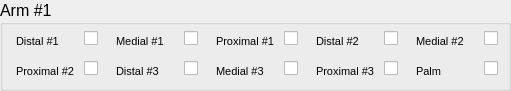
         <widget class="QGroupBox" name="arm1LoggingSettingsGroupBox">
          <property name="geometry">
           <rect>
            <x>28</x>
            <y>75</y>
            <width>511</width>
            <height>91</height>
           </rect>
          </property>
          <property name="font">
           <font>
            <pointsize>12</pointsize>
            <weight>50</weight>
            <bold>false</bold>
           </font>
          </property>
          <property name="title">
           <string>Arm #1</string>
          </property>
          <widget class="QCheckBox" name="Arm1Sensor7CheckBox">
           <property name="geometry">
            <rect>
             <x>184</x>
             <y>60</y>
             <width>21</width>
             <height>17</height>
            </rect>
           </property>
           <property name="font">
            <font>
             <pointsize>8</pointsize>
            </font>
           </property>
           <property name="text">
            <string/>
           </property>
          </widget>
          <widget class="QCheckBox" name="Arm1Sensor2CheckBox">
           <property name="geometry">
            <rect>
             <x>184</x>
             <y>30</y>
             <width>21</width>
             <height>17</height>
            </rect>
           </property>
           <property name="font">
            <font>
             <pointsize>8</pointsize>
            </font>
           </property>
           <property name="text">
            <string/>
           </property>
          </widget>
          <widget class="QLabel" name="Sensor2Arm1Label">
           <property name="geometry">
            <rect>
             <x>116</x>
             <y>33</y>
             <width>61</width>
             <height>16</height>
            </rect>
           </property>
           <property name="font">
            <font>
             <pointsize>8</pointsize>
            </font>
           </property>
           <property name="text">
            <string>Medial #1</string>
           </property>
          </widget>
          <widget class="QLabel" name="Sensor3Arm1Label">
           <property name="geometry">
            <rect>
             <x>216</x>
             <y>33</y>
             <width>61</width>
             <height>16</height>
            </rect>
           </property>
           <property name="font">
            <font>
             <pointsize>8</pointsize>
            </font>
           </property>
           <property name="text">
            <string>Proximal #1</string>
           </property>
          </widget>
          <widget class="QCheckBox" name="Arm1Sensor4CheckBox">
           <property name="geometry">
            <rect>
             <x>384</x>
             <y>30</y>
             <width>21</width>
             <height>17</height>
            </rect>
           </property>
           <property name="font">
            <font>
             <pointsize>8</pointsize>
            </font>
           </property>
           <property name="text">
            <string/>
           </property>
          </widget>
          <widget class="QLabel" name="Sensor5Arm1Label">
           <property name="geometry">
            <rect>
             <x>416</x>
             <y>33</y>
             <width>61</width>
             <height>16</height>
            </rect>
           </property>
           <property name="font">
            <font>
             <pointsize>8</pointsize>
            </font>
           </property>
           <property name="text">
            <string>Medial #2</string>
           </property>
          </widget>
          <widget class="QLabel" name="Sensor7Arm1Label">
           <property name="geometry">
            <rect>
             <x>116</x>
             <y>63</y>
             <width>61</width>
             <height>16</height>
            </rect>
           </property>
           <property name="font">
            <font>
             <pointsize>8</pointsize>
            </font>
           </property>
           <property name="text">
            <string>Distal #3</string>
           </property>
          </widget>
          <widget class="QLabel" name="Sensor6Arm1Label">
           <property name="geometry">
            <rect>
             <x>16</x>
             <y>63</y>
             <width>61</width>
             <height>16</height>
            </rect>
           </property>
           <property name="font">
            <font>
             <pointsize>8</pointsize>
            </font>
           </property>
           <property name="text">
            <string>Proximal #2</string>
           </property>
          </widget>
          <widget class="QLabel" name="Sensor1Arm1Label">
           <property name="geometry">
            <rect>
             <x>16</x>
             <y>33</y>
             <width>61</width>
             <height>16</height>
            </rect>
           </property>
           <property name="font">
            <font>
             <pointsize>8</pointsize>
            </font>
           </property>
           <property name="text">
            <string>Distal #1</string>
           </property>
          </widget>
          <widget class="QCheckBox" name="Arm1Sensor3CheckBox">
           <property name="geometry">
            <rect>
             <x>284</x>
             <y>30</y>
             <width>21</width>
             <height>17</height>
            </rect>
           </property>
           <property name="font">
            <font>
             <pointsize>8</pointsize>
            </font>
           </property>
           <property name="text">
            <string/>
           </property>
          </widget>
          <widget class="QCheckBox" name="Arm1Sensor5CheckBox">
           <property name="geometry">
            <rect>
             <x>484</x>
             <y>30</y>
             <width>21</width>
             <height>17</height>
            </rect>
           </property>
           <property name="font">
            <font>
             <pointsize>8</pointsize>
            </font>
           </property>
           <property name="text">
            <string/>
           </property>
          </widget>
          <widget class="QCheckBox" name="Arm1Sensor1CheckBox">
           <property name="geometry">
            <rect>
             <x>84</x>
             <y>30</y>
             <width>21</width>
             <height>17</height>
            </rect>
           </property>
           <property name="font">
            <font>
             <pointsize>8</pointsize>
            </font>
           </property>
           <property name="text">
            <string/>
           </property>
          </widget>
          <widget class="QCheckBox" name="Arm1Sensor6CheckBox">
           <property name="geometry">
            <rect>
             <x>84</x>
             <y>60</y>
             <width>21</width>
             <height>17</height>
            </rect>
           </property>
           <property name="font">
            <font>
             <pointsize>8</pointsize>
            </font>
           </property>
           <property name="text">
            <string/>
           </property>
          </widget>
          <widget class="QLabel" name="Sensor4Arm1Label">
           <property name="geometry">
            <rect>
             <x>316</x>
             <y>33</y>
             <width>61</width>
             <height>16</height>
            </rect>
           </property>
           <property name="font">
            <font>
             <pointsize>8</pointsize>
            </font>
           </property>
           <property name="text">
            <string>Distal #2</string>
           </property>
          </widget>
          <widget class="QLabel" name="Sensor8Arm1Label">
           <property name="geometry">
            <rect>
             <x>216</x>
             <y>63</y>
             <width>61</width>
             <height>16</height>
            </rect>
           </property>
           <property name="font">
            <font>
             <pointsize>8</pointsize>
            </font>
           </property>
           <property name="text">
            <string>Medial #3</string>
           </property>
          </widget>
          <widget class="QCheckBox" name="Arm1Sensor8CheckBox">
           <property name="geometry">
            <rect>
             <x>284</x>
             <y>60</y>
             <width>21</width>
             <height>17</height>
            </rect>
           </property>
           <property name="font">
            <font>
             <pointsize>8</pointsize>
            </font>
           </property>
           <property name="text">
            <string/>
           </property>
          </widget>
          <widget class="QLabel" name="Sensor9Arm1Label">
           <property name="geometry">
            <rect>
             <x>316</x>
             <y>63</y>
             <width>61</width>
             <height>16</height>
            </rect>
           </property>
           <property name="font">
            <font>
             <pointsize>8</pointsize>
            </font>
           </property>
           <property name="text">
            <string>Proximal #3</string>
           </property>
          </widget>
          <widget class="QCheckBox" name="Arm1Sensor9CheckBox">
           <property name="geometry">
            <rect>
             <x>384</x>
             <y>60</y>
             <width>21</width>
             <height>17</height>
            </rect>
           </property>
           <property name="font">
            <font>
             <pointsize>8</pointsize>
            </font>
           </property>
           <property name="text">
            <string/>
           </property>
          </widget>
          <widget class="QLabel" name="Sensor10Arm1Label">
           <property name="geometry">
            <rect>
             <x>416</x>
             <y>63</y>
             <width>61</width>
             <height>16</height>
            </rect>
           </property>
           <property name="font">
            <font>
             <pointsize>8</pointsize>
            </font>
           </property>
           <property name="text">
            <string>Palm</string>
           </property>
          </widget>
          <widget class="QCheckBox" name="Arm1Sensor10CheckBox">
           <property name="geometry">
            <rect>
             <x>484</x>
             <y>60</y>
             <width>21</width>
             <height>17</height>
            </rect>
           </property>
           <property name="font">
            <font>
             <pointsize>8</pointsize>
            </font>
           </property>
           <property name="text">
            <string/>
           </property>
          </widget>
         </widget>
